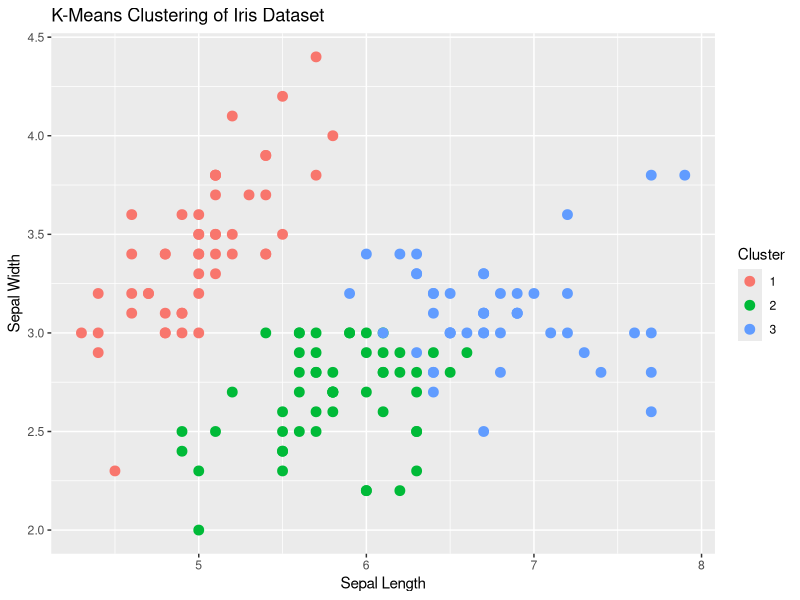

Recreate this plot in R.
install.packages("ggplot2")
data(iris) 
# Use only the numeric columns for clustering (exclude the Species column) 
iris_data <- iris[, -5] 
# Standardize the data 
iris_scaled <- scale(iris_data) 
# Set the number of clusters 
set.seed(123)  # For reproducibility 
k <- 3  # Number of clusters 
# Perform K-Means clustering 
kmeans_result <- kmeans(iris_scaled, centers = k, nstart = 25) 
# Print the K-Means result 
print(kmeans_result) 
# Print the cluster centers 
print(kmeans_result$centers) 
# Add the cluster assignments to the original dataset 
iris$Cluster <- as.factor(kmeans_result$cluster) 
# Display the first few rows of the updated dataset 
head(iris) 
# Plot the clusters 
library(ggplot2) 
ggplot(iris, aes(x = Sepal.Length, y = Sepal.Width, color = Cluster)) + 
  geom_point(size = 3) + 
  labs(title = "K-Means Clustering of Iris Dataset", x = "Sepal Length", y = "Sepal Width") 
